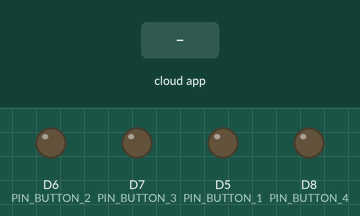
This sketch was run on a simulated ESP8266 (NodeMCU). On the bench: output pins drawn as LEDs (lit = HIGH). The test bench sets the inputs (shaded band). The RemoteXY app is connected.

Above: at 1.2 s.
1.3 s: the phone or cloud app sets button_1 to 1
At 1.6 s:
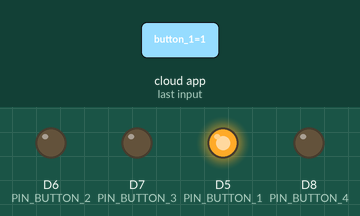
2.8 s: the phone or cloud app sets button_2 to 1
At 3.9 s:
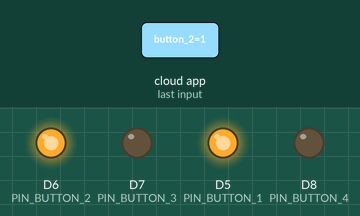
4.3 s: the phone or cloud app sets button_3 to 1
At 5.1 s:
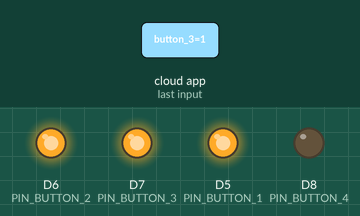
5.8 s: the phone or cloud app sets button_4 to 1
At 6.2 s:
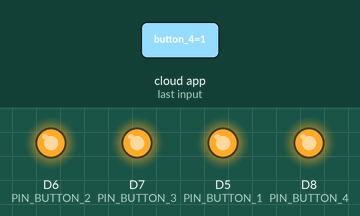
7.3 s: the phone or cloud app sets button_1 to 0
At 8.5 s:
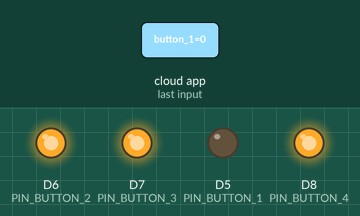
8.8 s: the phone or cloud app sets button_2 to 0
At 9.7 s:
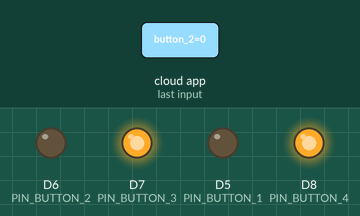
Timing chart, 0 to 11.3 s (numbered marks = the images above; inputs shaded):
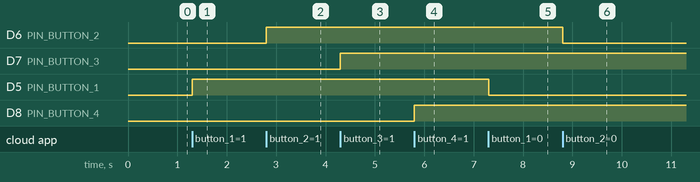

The sketch:

Program_Kontrol_Lampu_via_RemoteXY.ino
```cpp
/***************************************
 * Project Kontrol 4 LED via RemoteXY
 * Board  : NodeMCU ESP8266 V3
 * Input  : -
 * Output : LED
 * 99 Proyek IoT
 * www.ardutech.com
 ****************************************/
#define REMOTEXY_MODE__ESP8266WIFI_LIB_CLOUD
#include <ESP8266WiFi.h>
#include <RemoteXY.h>

//---GANTI SESUAI DENGAN JARINGAN WIFI
//---HOTSPOT ANDA
#define REMOTEXY_WIFI_SSID "ArdutechWiFi" // Nama Hotspot/WiFi
#define REMOTEXY_WIFI_PASSWORD "12345678" //  Password
#define REMOTEXY_CLOUD_SERVER "cloud.remotexy.com"
#define REMOTEXY_CLOUD_PORT 6376
//---GANTI SESUAI DENGAN TOKEN RemoteXY ANDA
#define REMOTEXY_CLOUD_TOKEN "1198a726c98413e7f60cae35db5c64a3"


// RemoteXY configurate
#pragma pack(push, 1)
uint8_t RemoteXY_CONF[] =
  { 255,4,0,0,0,68,0,10,13,1,
  1,8,5,19,12,12,2,31,76,49,
  0,1,8,19,19,12,12,2,31,76,
  50,0,1,8,33,19,12,12,2,31,
  76,51,0,1,8,46,19,12,12,2,
  31,76,52,0,129,0,11,7,42,6,
  17,75,111,110,116,114,111,108,32,76,
  97,109,112,117,0 };

// this structure defines all the variables and events of your control interface
struct {

    // input variables
  uint8_t button_1; // =1 if button pressed, else =0
  uint8_t button_2; // =1 if button pressed, else =0
  uint8_t button_3; // =1 if button pressed, else =0
  uint8_t button_4; // =1 if button pressed, else =0

    // other variable
  uint8_t connect_flag;  // =1 if wire connected, else =0

} RemoteXY;
#pragma pack(pop)

/////////////////////////////////////////////
//           END RemoteXY include          //
/////////////////////////////////////////////

#define PIN_BUTTON_1 D5
#define PIN_BUTTON_2 D6
#define PIN_BUTTON_3 D7
#define PIN_BUTTON_4 D8


void setup()
{
  RemoteXY_Init ();

  pinMode (PIN_BUTTON_1, OUTPUT);
  pinMode (PIN_BUTTON_2, OUTPUT);
  pinMode (PIN_BUTTON_3, OUTPUT);
  pinMode (PIN_BUTTON_4, OUTPUT);

  // TODO you setup code
}

void loop()
{
  RemoteXY_Handler ();

  digitalWrite(PIN_BUTTON_1, (RemoteXY.button_1==0)?LOW:HIGH);
  digitalWrite(PIN_BUTTON_2, (RemoteXY.button_2==0)?LOW:HIGH);
  digitalWrite(PIN_BUTTON_3, (RemoteXY.button_3==0)?LOW:HIGH);
  digitalWrite(PIN_BUTTON_4, (RemoteXY.button_4==0)?LOW:HIGH);

  // TODO you loop code
  // use the RemoteXY structure for data transfer


}
```

Measured:
- after the input at 1.3 s, D5 (PIN_BUTTON_1): LOW → HIGH at once
- after the input at 2.8 s, D6 (PIN_BUTTON_2): LOW → HIGH at once
- after the input at 4.3 s, D7 (PIN_BUTTON_3): LOW → HIGH at once
- after the input at 5.8 s, D8 (PIN_BUTTON_4): LOW → HIGH at once
- after the input at 7.3 s, D5 (PIN_BUTTON_1): HIGH → LOW at once
- after the input at 8.8 s, D6 (PIN_BUTTON_2): HIGH → LOW at once
